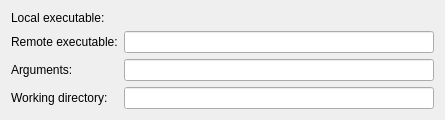
<?xml version="1.0" encoding="UTF-8"?>
<ui version="4.0">
 <class>RemoteLinux::Internal::RemoteLinuxCustomRunConfigurationWidget</class>
 <widget class="QWidget" name="RemoteLinux::Internal::RemoteLinuxCustomRunConfigurationWidget">
  <property name="geometry">
   <rect>
    <x>0</x>
    <y>0</y>
    <width>445</width>
    <height>120</height>
   </rect>
  </property>
  <property name="windowTitle">
   <string>Form</string>
  </property>
  <layout class="QFormLayout" name="formLayout">
   <item row="0" column="0">
    <widget class="QLabel" name="localExeLabel">
     <property name="text">
      <string>Local executable:</string>
     </property>
    </widget>
   </item>
   <item row="0" column="1">
    <widget class="Utils::PathChooser" name="localExecutablePathChooser" native="true"/>
   </item>
   <item row="1" column="0">
    <widget class="QLabel" name="remoteExeLabel">
     <property name="text">
      <string>Remote executable:</string>
     </property>
    </widget>
   </item>
   <item row="1" column="1">
    <widget class="QLineEdit" name="remoteExeLineEdit"/>
   </item>
   <item row="2" column="0">
    <widget class="QLabel" name="argsLabel">
     <property name="text">
      <string>Arguments:</string>
     </property>
    </widget>
   </item>
   <item row="2" column="1">
    <widget class="QLineEdit" name="argsLineEdit"/>
   </item>
   <item row="3" column="0">
    <widget class="QLabel" name="workingDirLabel">
     <property name="text">
      <string>Working directory:</string>
     </property>
    </widget>
   </item>
   <item row="3" column="1">
    <widget class="QLineEdit" name="workingDirLineEdit"/>
   </item>
  </layout>
 </widget>
 <customwidgets>
  <customwidget>
   <class>Utils::PathChooser</class>
   <extends>QWidget</extends>
   <header location="global">utils/pathchooser.h</header>
   <container>1</container>
   <slots>
    <signal>editingFinished()</signal>
    <signal>browsingFinished()</signal>
   </slots>
  </customwidget>
 </customwidgets>
 <resources/>
 <connections/>
</ui>
